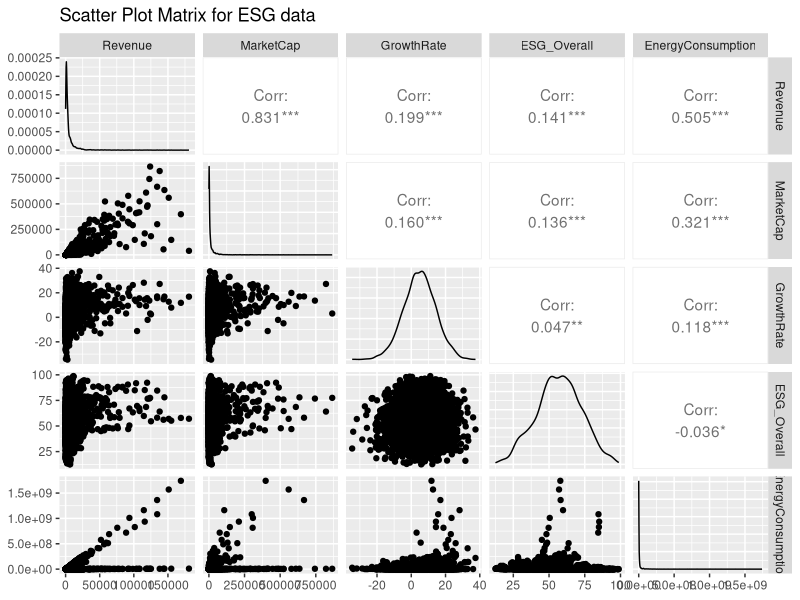
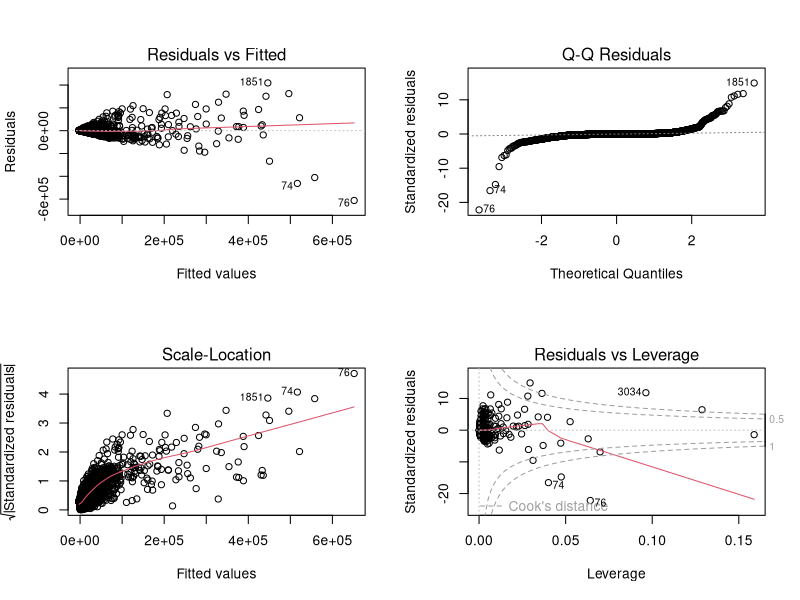
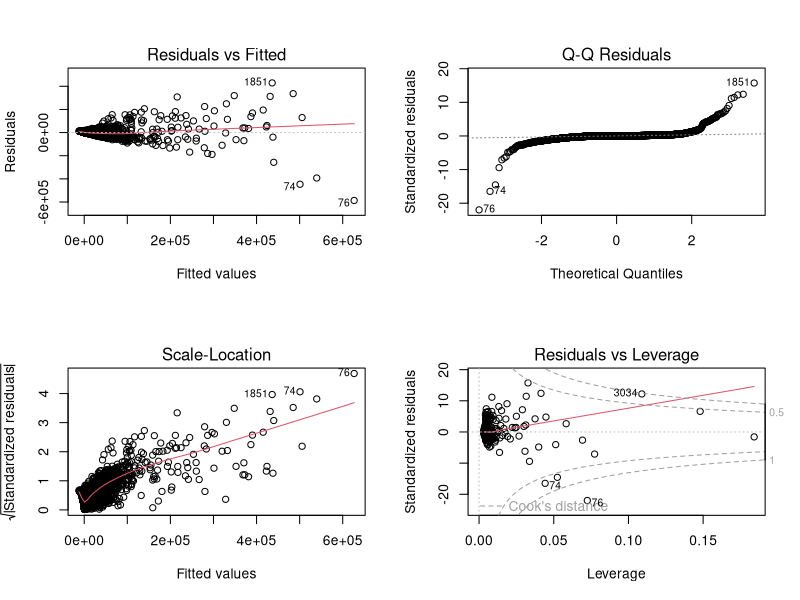

R code for these plots, in order:
## ---- chunk 1
#load libraries
library(car)
library(ggplot2)
library(tidyverse)
## ---- chunk 2
esg_data <- read.csv("esg_financial_dataset.csv")
## ---- chunk 3
head(esg_data)
## ---- chunk 4

cat_variables <- esg_data |> select(c(Industry, Region))
esg_data <- esg_data |> select(-c(Industry, Region, ProfitMargin, ESG_Environmental, ESG_Social, ESG_Governance, CarbonEmissions, WaterUsage))

## ---- chunk 5
Scatter_Matrix <- GGally::ggpairs(esg_data, 
                          title = "Scatter Plot Matrix for ESG data", 
                          axisLabels = "show") 
## ---- chunk 6
Scatter_Matrix
## ---- chunk 7
mod <- lm(MarketCap~., data=esg_data)
summary(mod)
## ---- chunk 8
par(mfrow=c(2,2))
plot(mod)
## ---- chunk 9
esg_data <- cbind(esg_data, cat_variables)

mod_2 =lm(MarketCap~., data=esg_data)
summary(mod_2)
## ---- chunk 10
anova(mod, mod_2)
## ---- chunk 11
par(mfrow=c(2,2))
plot(mod_2)
## ---- chunk 12
mod_int <- lm(MarketCap ~ . + EnergyConsumption:Industry, data = esg_data)
summary(mod_int)
## ---- chunk 13
step(mod_int,trace=1,direction="backward")
## ---- chunk 14
mod_nullo <- lm(MarketCap ~ 1, data = esg_data)
step(mod_nullo,trace=1,direction="forward",scope = formula(lm(MarketCap ~ . + EnergyConsumption:Industry, data = esg_data)))
